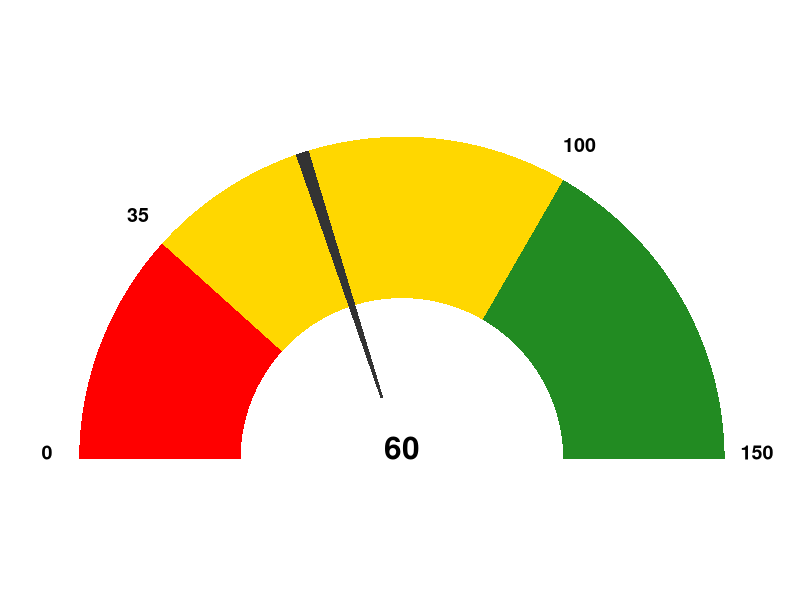

Write the R code that produced this figure.

#fuage function with breaks in it i.e 0,30,70,150 for this example.
gg.gauge <- function(pos,breaks=c(0,30,70,150)) {
  require(ggplot2)
  get.poly <- function(a,b,r1=0.5,r2=1.0) {
    th.start <- pi*(1-a/150)
    th.end   <- pi*(1-b/150)
    th       <- seq(th.start,th.end,length=150)
    x        <- c(r1*cos(th),rev(r2*cos(th)))
    y        <- c(r1*sin(th),rev(r2*sin(th)))
    return(data.frame(x,y))
  }
  ggplot()+ 
    geom_polygon(data=get.poly(breaks[1],breaks[2]),aes(x,y),fill="red")+
    geom_polygon(data=get.poly(breaks[2],breaks[3]),aes(x,y),fill="gold")+
    geom_polygon(data=get.poly(breaks[3],breaks[4]),aes(x,y),fill="forestgreen")+
    geom_polygon(data=get.poly(pos-1,pos+1,0.2),aes(x,y))+
    geom_text(data=as.data.frame(breaks), size=5, fontface="bold", vjust=0,
              aes(x=1.1*cos(pi*(1-breaks/150)),y=1.1*sin(pi*(1-breaks/150)),label=paste0(breaks,"")))+
    annotate("text",x=0,y=0,label=pos,vjust=0,size=8,fontface="bold")+
    coord_fixed()+
    theme_bw()+
    theme(axis.text=element_blank(),
          axis.title=element_blank(),
          axis.ticks=element_blank(),
          panel.grid=element_blank(),
          panel.border=element_blank()) 
}

#Replace 60 with any numeric or number as per your need
guage_value <- 60
gg.gauge(guage_value,breaks=c(0,35,100,150))
